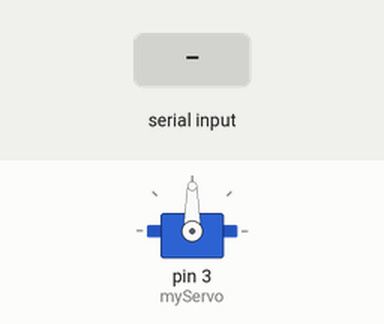
Bench run of a sketch on a simulated Arduino Uno, built with avr-gcc and run on an emulated ATmega328P. On the bench: servo. The inputs (shaded band) are chosen by the test bench.

Above: at 1.2 s.
1.3 s: "30,150\n" received over Serial
At 2.1 s:
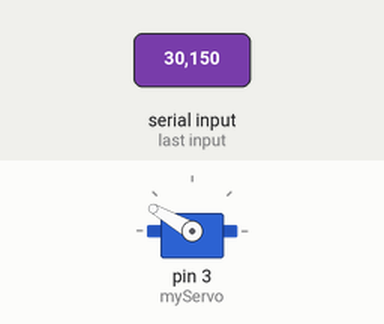
At 3.1 s:
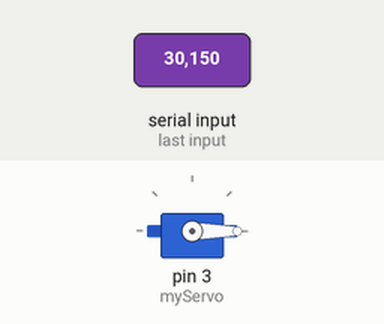
3.8 s: "90,45\n" received over Serial
At 4.2 s:
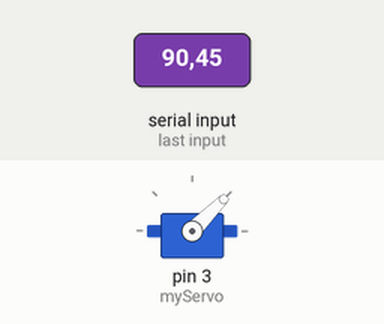
Timing chart, 0 to 6.8 s (numbered marks = the images above; inputs shaded):
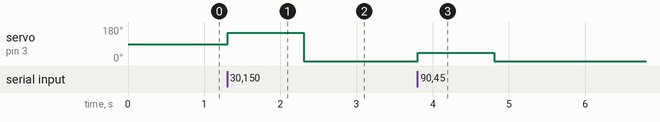

Measured:
- after the input at 1.3 s, servo on pin 3 (myServo): 90° → 150° at once, → 0° 1.0 s later
- after the input at 3.8 s, servo on pin 3 (myServo): 0° → 45° at once, → 0° 1.0 s later

The sketch:

servo_test.ino
```cpp
#include <Servo.h>

Servo myServo;


void setup() {
	Serial.begin(9600);
	myServo.attach(3);
}

void loop() {
	if (Serial.available()) {
		int angle = Serial.parseInt();
		if (angle >= 0 && angle <= 180) {
			myServo.write(angle);
		}
	}
}
```
